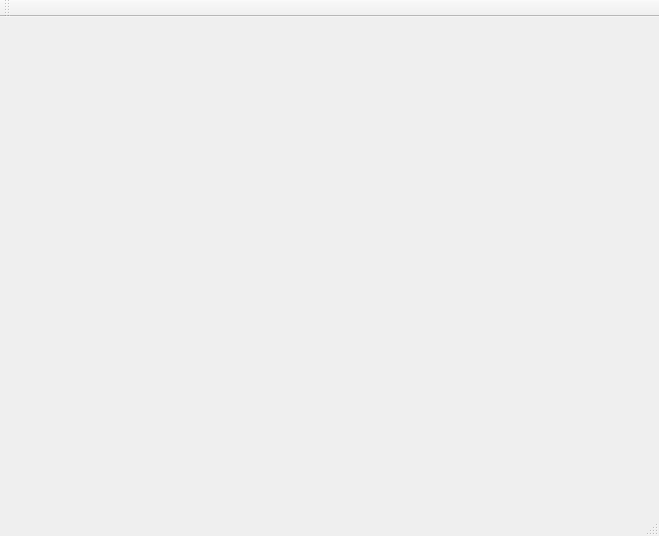
<?xml version="1.0" encoding="UTF-8"?>
<ui version="4.0">
 <class>KnxCfgMain</class>
 <widget class="QMainWindow" name="KnxCfgMain">
  <property name="geometry">
   <rect>
    <x>0</x>
    <y>0</y>
    <width>659</width>
    <height>536</height>
   </rect>
  </property>
  <property name="windowTitle">
   <string>KnxCfgMain</string>
  </property>
  <widget class="QWidget" name="centralWidget"/>
  <widget class="QMenuBar" name="menuBar">
   <property name="geometry">
    <rect>
     <x>0</x>
     <y>0</y>
     <width>659</width>
     <height>21</height>
    </rect>
   </property>
  </widget>
  <widget class="QToolBar" name="mainToolBar">
   <attribute name="toolBarArea">
    <enum>TopToolBarArea</enum>
   </attribute>
   <attribute name="toolBarBreak">
    <bool>false</bool>
   </attribute>
  </widget>
  <widget class="QStatusBar" name="statusBar"/>
 </widget>
 <layoutdefault spacing="6" margin="11"/>
 <resources/>
 <connections/>
</ui>
